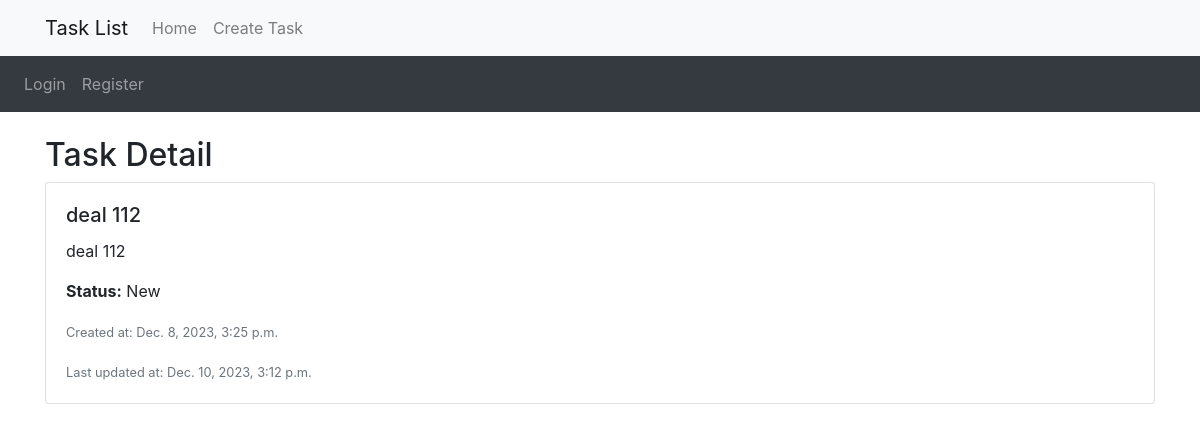
/1/, run on the app's committed database.
### tasklist/models.py (models this page shows, shortened)
class Task(models.Model):
    STATUS_CHOICES = (
        ('new', 'New'),
        ('in_progress', 'In Progress'),
        ('completed', 'Completed'),
    )
    title = models.CharField(max_length=200)
    description = models.TextField()
    status = models.CharField(max_length=20, choices=STATUS_CHOICES, default='new')
    created_at = models.DateTimeField(auto_now_add=True)
    updated_at = models.DateTimeField(auto_now=True)
    user = models.ForeignKey(User, on_delete=models.CASCADE, null=True, blank=True)

### tasklist/views.py (the view)
# urls.py: path('<int:task_id>/', task_detail, name='task_detail'),
def task_detail(request, task_id):
    task = get_object_or_404(Task, pk=task_id)
    return render(request, 'tasklist/task_detail.html', {'task': task})

### tasklist/templates/tasklist/task_detail.html (shortened to what this page needs)
{% extends 'base.html' %}
{% block content %}
  <h2>Task Detail</h2>
  <div class="card">
    <div class="card-body">
      <h5 class="card-title">{{ task.title }}</h5>
      <p class="card-text">{{ task.description }}</p>
      <p class="card-text"><strong>Status:</strong> {{ task.get_status_display }}</p>
      <p class="card-text"><small class="text-muted">Created at: {{ task.created_at }}</small></p>
      <p class="card-text"><small class="text-muted">Last updated at: {{ task.updated_at }}</small></p>
    </div>
  </div>
{% endblock %}

### data on the page
Task: title "deal 112", description "deal 112", status "New", created_at "Dec. 8, 2023, 3:25 p.m.", updated_at "Dec. 10, 2023, 3:12 p.m."
